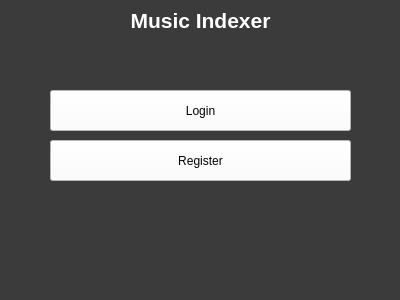
<?xml version="1.0" encoding="UTF-8"?>
<ui version="4.0">
 <class>StartWindow</class>
 <widget class="QMainWindow" name="StartWindow">
  <property name="geometry">
   <rect>
    <x>0</x>
    <y>0</y>
    <width>400</width>
    <height>300</height>
   </rect>
  </property>
  <property name="palette">
   <palette>
    <active>
     <colorrole role="WindowText">
      <brush brushstyle="SolidPattern">
       <color alpha="255">
        <red>255</red>
        <green>255</green>
        <blue>255</blue>
       </color>
      </brush>
     </colorrole>
     <colorrole role="Button">
      <brush brushstyle="SolidPattern">
       <color alpha="255">
        <red>59</red>
        <green>59</green>
        <blue>59</blue>
       </color>
      </brush>
     </colorrole>
     <colorrole role="Light">
      <brush brushstyle="SolidPattern">
       <color alpha="255">
        <red>88</red>
        <green>88</green>
        <blue>88</blue>
       </color>
      </brush>
     </colorrole>
     <colorrole role="Midlight">
      <brush brushstyle="SolidPattern">
       <color alpha="255">
        <red>73</red>
        <green>73</green>
        <blue>73</blue>
       </color>
      </brush>
     </colorrole>
     <colorrole role="Dark">
      <brush brushstyle="SolidPattern">
       <color alpha="255">
        <red>29</red>
        <green>29</green>
        <blue>29</blue>
       </color>
      </brush>
     </colorrole>
     <colorrole role="Mid">
      <brush brushstyle="SolidPattern">
       <color alpha="255">
        <red>39</red>
        <green>39</green>
        <blue>39</blue>
       </color>
      </brush>
     </colorrole>
     <colorrole role="Text">
      <brush brushstyle="SolidPattern">
       <color alpha="255">
        <red>255</red>
        <green>255</green>
        <blue>255</blue>
       </color>
      </brush>
     </colorrole>
     <colorrole role="BrightText">
      <brush brushstyle="SolidPattern">
       <color alpha="255">
        <red>255</red>
        <green>255</green>
        <blue>255</blue>
       </color>
      </brush>
     </colorrole>
     <colorrole role="ButtonText">
      <brush brushstyle="SolidPattern">
       <color alpha="255">
        <red>255</red>
        <green>255</green>
        <blue>255</blue>
       </color>
      </brush>
     </colorrole>
     <colorrole role="Base">
      <brush brushstyle="SolidPattern">
       <color alpha="255">
        <red>0</red>
        <green>0</green>
        <blue>0</blue>
       </color>
      </brush>
     </colorrole>
     <colorrole role="Window">
      <brush brushstyle="SolidPattern">
       <color alpha="255">
        <red>59</red>
        <green>59</green>
        <blue>59</blue>
       </color>
      </brush>
     </colorrole>
     <colorrole role="Shadow">
      <brush brushstyle="SolidPattern">
       <color alpha="255">
        <red>0</red>
        <green>0</green>
        <blue>0</blue>
       </color>
      </brush>
     </colorrole>
     <colorrole role="AlternateBase">
      <brush brushstyle="SolidPattern">
       <color alpha="255">
        <red>29</red>
        <green>29</green>
        <blue>29</blue>
       </color>
      </brush>
     </colorrole>
     <colorrole role="ToolTipBase">
      <brush brushstyle="SolidPattern">
       <color alpha="255">
        <red>255</red>
        <green>255</green>
        <blue>220</blue>
       </color>
      </brush>
     </colorrole>
     <colorrole role="ToolTipText">
      <brush brushstyle="SolidPattern">
       <color alpha="255">
        <red>0</red>
        <green>0</green>
        <blue>0</blue>
       </color>
      </brush>
     </colorrole>
    </active>
    <inactive>
     <colorrole role="WindowText">
      <brush brushstyle="SolidPattern">
       <color alpha="255">
        <red>255</red>
        <green>255</green>
        <blue>255</blue>
       </color>
      </brush>
     </colorrole>
     <colorrole role="Button">
      <brush brushstyle="SolidPattern">
       <color alpha="255">
        <red>59</red>
        <green>59</green>
        <blue>59</blue>
       </color>
      </brush>
     </colorrole>
     <colorrole role="Light">
      <brush brushstyle="SolidPattern">
       <color alpha="255">
        <red>88</red>
        <green>88</green>
        <blue>88</blue>
       </color>
      </brush>
     </colorrole>
     <colorrole role="Midlight">
      <brush brushstyle="SolidPattern">
       <color alpha="255">
        <red>73</red>
        <green>73</green>
        <blue>73</blue>
       </color>
      </brush>
     </colorrole>
     <colorrole role="Dark">
      <brush brushstyle="SolidPattern">
       <color alpha="255">
        <red>29</red>
        <green>29</green>
        <blue>29</blue>
       </color>
      </brush>
     </colorrole>
     <colorrole role="Mid">
      <brush brushstyle="SolidPattern">
       <color alpha="255">
        <red>39</red>
        <green>39</green>
        <blue>39</blue>
       </color>
      </brush>
     </colorrole>
     <colorrole role="Text">
      <brush brushstyle="SolidPattern">
       <color alpha="255">
        <red>255</red>
        <green>255</green>
        <blue>255</blue>
       </color>
      </brush>
     </colorrole>
     <colorrole role="BrightText">
      <brush brushstyle="SolidPattern">
       <color alpha="255">
        <red>255</red>
        <green>255</green>
        <blue>255</blue>
       </color>
      </brush>
     </colorrole>
     <colorrole role="ButtonText">
      <brush brushstyle="SolidPattern">
       <color alpha="255">
        <red>255</red>
        <green>255</green>
        <blue>255</blue>
       </color>
      </brush>
     </colorrole>
     <colorrole role="Base">
      <brush brushstyle="SolidPattern">
       <color alpha="255">
        <red>0</red>
        <green>0</green>
        <blue>0</blue>
       </color>
      </brush>
     </colorrole>
     <colorrole role="Window">
      <brush brushstyle="SolidPattern">
       <color alpha="255">
        <red>59</red>
        <green>59</green>
        <blue>59</blue>
       </color>
      </brush>
     </colorrole>
     <colorrole role="Shadow">
      <brush brushstyle="SolidPattern">
       <color alpha="255">
        <red>0</red>
        <green>0</green>
        <blue>0</blue>
       </color>
      </brush>
     </colorrole>
     <colorrole role="AlternateBase">
      <brush brushstyle="SolidPattern">
       <color alpha="255">
        <red>29</red>
        <green>29</green>
        <blue>29</blue>
       </color>
      </brush>
     </colorrole>
     <colorrole role="ToolTipBase">
      <brush brushstyle="SolidPattern">
       <color alpha="255">
        <red>255</red>
        <green>255</green>
        <blue>220</blue>
       </color>
      </brush>
     </colorrole>
     <colorrole role="ToolTipText">
      <brush brushstyle="SolidPattern">
       <color alpha="255">
        <red>0</red>
        <green>0</green>
        <blue>0</blue>
       </color>
      </brush>
     </colorrole>
    </inactive>
    <disabled>
     <colorrole role="WindowText">
      <brush brushstyle="SolidPattern">
       <color alpha="255">
        <red>29</red>
        <green>29</green>
        <blue>29</blue>
       </color>
      </brush>
     </colorrole>
     <colorrole role="Button">
      <brush brushstyle="SolidPattern">
       <color alpha="255">
        <red>59</red>
        <green>59</green>
        <blue>59</blue>
       </color>
      </brush>
     </colorrole>
     <colorrole role="Light">
      <brush brushstyle="SolidPattern">
       <color alpha="255">
        <red>88</red>
        <green>88</green>
        <blue>88</blue>
       </color>
      </brush>
     </colorrole>
     <colorrole role="Midlight">
      <brush brushstyle="SolidPattern">
       <color alpha="255">
        <red>73</red>
        <green>73</green>
        <blue>73</blue>
       </color>
      </brush>
     </colorrole>
     <colorrole role="Dark">
      <brush brushstyle="SolidPattern">
       <color alpha="255">
        <red>29</red>
        <green>29</green>
        <blue>29</blue>
       </color>
      </brush>
     </colorrole>
     <colorrole role="Mid">
      <brush brushstyle="SolidPattern">
       <color alpha="255">
        <red>39</red>
        <green>39</green>
        <blue>39</blue>
       </color>
      </brush>
     </colorrole>
     <colorrole role="Text">
      <brush brushstyle="SolidPattern">
       <color alpha="255">
        <red>29</red>
        <green>29</green>
        <blue>29</blue>
       </color>
      </brush>
     </colorrole>
     <colorrole role="BrightText">
      <brush brushstyle="SolidPattern">
       <color alpha="255">
        <red>255</red>
        <green>255</green>
        <blue>255</blue>
       </color>
      </brush>
     </colorrole>
     <colorrole role="ButtonText">
      <brush brushstyle="SolidPattern">
       <color alpha="255">
        <red>29</red>
        <green>29</green>
        <blue>29</blue>
       </color>
      </brush>
     </colorrole>
     <colorrole role="Base">
      <brush brushstyle="SolidPattern">
       <color alpha="255">
        <red>59</red>
        <green>59</green>
        <blue>59</blue>
       </color>
      </brush>
     </colorrole>
     <colorrole role="Window">
      <brush brushstyle="SolidPattern">
       <color alpha="255">
        <red>59</red>
        <green>59</green>
        <blue>59</blue>
       </color>
      </brush>
     </colorrole>
     <colorrole role="Shadow">
      <brush brushstyle="SolidPattern">
       <color alpha="255">
        <red>0</red>
        <green>0</green>
        <blue>0</blue>
       </color>
      </brush>
     </colorrole>
     <colorrole role="AlternateBase">
      <brush brushstyle="SolidPattern">
       <color alpha="255">
        <red>59</red>
        <green>59</green>
        <blue>59</blue>
       </color>
      </brush>
     </colorrole>
     <colorrole role="ToolTipBase">
      <brush brushstyle="SolidPattern">
       <color alpha="255">
        <red>255</red>
        <green>255</green>
        <blue>220</blue>
       </color>
      </brush>
     </colorrole>
     <colorrole role="ToolTipText">
      <brush brushstyle="SolidPattern">
       <color alpha="255">
        <red>0</red>
        <green>0</green>
        <blue>0</blue>
       </color>
      </brush>
     </colorrole>
    </disabled>
   </palette>
  </property>
  <property name="windowTitle">
   <string>Music Indexer</string>
  </property>
  <widget class="QWidget" name="centralwidget">
   <widget class="QLabel" name="label">
    <property name="geometry">
     <rect>
      <x>0</x>
      <y>0</y>
      <width>401</width>
      <height>41</height>
     </rect>
    </property>
    <property name="text">
     <string>&lt;html&gt;&lt;head/&gt;&lt;body&gt;&lt;p align=&quot;center&quot;&gt;&lt;span style=&quot; font-size:16pt; font-weight:600;&quot;&gt;Music Indexer&lt;/span&gt;&lt;/p&gt;&lt;/body&gt;&lt;/html&gt;</string>
    </property>
   </widget>
   <widget class="QPushButton" name="loginbutton">
    <property name="geometry">
     <rect>
      <x>50</x>
      <y>90</y>
      <width>301</width>
      <height>41</height>
     </rect>
    </property>
    <property name="palette">
     <palette>
      <active>
       <colorrole role="WindowText">
        <brush brushstyle="SolidPattern">
         <color alpha="255">
          <red>0</red>
          <green>0</green>
          <blue>0</blue>
         </color>
        </brush>
       </colorrole>
       <colorrole role="Button">
        <brush brushstyle="SolidPattern">
         <color alpha="255">
          <red>255</red>
          <green>255</green>
          <blue>255</blue>
         </color>
        </brush>
       </colorrole>
       <colorrole role="Light">
        <brush brushstyle="SolidPattern">
         <color alpha="255">
          <red>255</red>
          <green>255</green>
          <blue>255</blue>
         </color>
        </brush>
       </colorrole>
       <colorrole role="Midlight">
        <brush brushstyle="SolidPattern">
         <color alpha="255">
          <red>255</red>
          <green>255</green>
          <blue>255</blue>
         </color>
        </brush>
       </colorrole>
       <colorrole role="Dark">
        <brush brushstyle="SolidPattern">
         <color alpha="255">
          <red>127</red>
          <green>127</green>
          <blue>127</blue>
         </color>
        </brush>
       </colorrole>
       <colorrole role="Mid">
        <brush brushstyle="SolidPattern">
         <color alpha="255">
          <red>170</red>
          <green>170</green>
          <blue>170</blue>
         </color>
        </brush>
       </colorrole>
       <colorrole role="Text">
        <brush brushstyle="SolidPattern">
         <color alpha="255">
          <red>0</red>
          <green>0</green>
          <blue>0</blue>
         </color>
        </brush>
       </colorrole>
       <colorrole role="BrightText">
        <brush brushstyle="SolidPattern">
         <color alpha="255">
          <red>255</red>
          <green>255</green>
          <blue>255</blue>
         </color>
        </brush>
       </colorrole>
       <colorrole role="ButtonText">
        <brush brushstyle="SolidPattern">
         <color alpha="255">
          <red>0</red>
          <green>0</green>
          <blue>0</blue>
         </color>
        </brush>
       </colorrole>
       <colorrole role="Base">
        <brush brushstyle="SolidPattern">
         <color alpha="255">
          <red>255</red>
          <green>255</green>
          <blue>255</blue>
         </color>
        </brush>
       </colorrole>
       <colorrole role="Window">
        <brush brushstyle="SolidPattern">
         <color alpha="255">
          <red>255</red>
          <green>255</green>
          <blue>255</blue>
         </color>
        </brush>
       </colorrole>
       <colorrole role="Shadow">
        <brush brushstyle="SolidPattern">
         <color alpha="255">
          <red>0</red>
          <green>0</green>
          <blue>0</blue>
         </color>
        </brush>
       </colorrole>
       <colorrole role="AlternateBase">
        <brush brushstyle="SolidPattern">
         <color alpha="255">
          <red>255</red>
          <green>255</green>
          <blue>255</blue>
         </color>
        </brush>
       </colorrole>
       <colorrole role="ToolTipBase">
        <brush brushstyle="SolidPattern">
         <color alpha="255">
          <red>255</red>
          <green>255</green>
          <blue>220</blue>
         </color>
        </brush>
       </colorrole>
       <colorrole role="ToolTipText">
        <brush brushstyle="SolidPattern">
         <color alpha="255">
          <red>0</red>
          <green>0</green>
          <blue>0</blue>
         </color>
        </brush>
       </colorrole>
      </active>
      <inactive>
       <colorrole role="WindowText">
        <brush brushstyle="SolidPattern">
         <color alpha="255">
          <red>0</red>
          <green>0</green>
          <blue>0</blue>
         </color>
        </brush>
       </colorrole>
       <colorrole role="Button">
        <brush brushstyle="SolidPattern">
         <color alpha="255">
          <red>255</red>
          <green>255</green>
          <blue>255</blue>
         </color>
        </brush>
       </colorrole>
       <colorrole role="Light">
        <brush brushstyle="SolidPattern">
         <color alpha="255">
          <red>255</red>
          <green>255</green>
          <blue>255</blue>
         </color>
        </brush>
       </colorrole>
       <colorrole role="Midlight">
        <brush brushstyle="SolidPattern">
         <color alpha="255">
          <red>255</red>
          <green>255</green>
          <blue>255</blue>
         </color>
        </brush>
       </colorrole>
       <colorrole role="Dark">
        <brush brushstyle="SolidPattern">
         <color alpha="255">
          <red>127</red>
          <green>127</green>
          <blue>127</blue>
         </color>
        </brush>
       </colorrole>
       <colorrole role="Mid">
        <brush brushstyle="SolidPattern">
         <color alpha="255">
          <red>170</red>
          <green>170</green>
          <blue>170</blue>
         </color>
        </brush>
       </colorrole>
       <colorrole role="Text">
        <brush brushstyle="SolidPattern">
         <color alpha="255">
          <red>0</red>
          <green>0</green>
          <blue>0</blue>
         </color>
        </brush>
       </colorrole>
       <colorrole role="BrightText">
        <brush brushstyle="SolidPattern">
         <color alpha="255">
          <red>255</red>
          <green>255</green>
          <blue>255</blue>
         </color>
        </brush>
       </colorrole>
       <colorrole role="ButtonText">
        <brush brushstyle="SolidPattern">
         <color alpha="255">
          <red>0</red>
          <green>0</green>
          <blue>0</blue>
         </color>
        </brush>
       </colorrole>
       <colorrole role="Base">
        <brush brushstyle="SolidPattern">
         <color alpha="255">
          <red>255</red>
          <green>255</green>
          <blue>255</blue>
         </color>
        </brush>
       </colorrole>
       <colorrole role="Window">
        <brush brushstyle="SolidPattern">
         <color alpha="255">
          <red>255</red>
          <green>255</green>
          <blue>255</blue>
         </color>
        </brush>
       </colorrole>
       <colorrole role="Shadow">
        <brush brushstyle="SolidPattern">
         <color alpha="255">
          <red>0</red>
          <green>0</green>
          <blue>0</blue>
         </color>
        </brush>
       </colorrole>
       <colorrole role="AlternateBase">
        <brush brushstyle="SolidPattern">
         <color alpha="255">
          <red>255</red>
          <green>255</green>
          <blue>255</blue>
         </color>
        </brush>
       </colorrole>
       <colorrole role="ToolTipBase">
        <brush brushstyle="SolidPattern">
         <color alpha="255">
          <red>255</red>
          <green>255</green>
          <blue>220</blue>
         </color>
        </brush>
       </colorrole>
       <colorrole role="ToolTipText">
        <brush brushstyle="SolidPattern">
         <color alpha="255">
          <red>0</red>
          <green>0</green>
          <blue>0</blue>
         </color>
        </brush>
       </colorrole>
      </inactive>
      <disabled>
       <colorrole role="WindowText">
        <brush brushstyle="SolidPattern">
         <color alpha="255">
          <red>127</red>
          <green>127</green>
          <blue>127</blue>
         </color>
        </brush>
       </colorrole>
       <colorrole role="Button">
        <brush brushstyle="SolidPattern">
         <color alpha="255">
          <red>255</red>
          <green>255</green>
          <blue>255</blue>
         </color>
        </brush>
       </colorrole>
       <colorrole role="Light">
        <brush brushstyle="SolidPattern">
         <color alpha="255">
          <red>255</red>
          <green>255</green>
          <blue>255</blue>
         </color>
        </brush>
       </colorrole>
       <colorrole role="Midlight">
        <brush brushstyle="SolidPattern">
         <color alpha="255">
          <red>255</red>
          <green>255</green>
          <blue>255</blue>
         </color>
        </brush>
       </colorrole>
       <colorrole role="Dark">
        <brush brushstyle="SolidPattern">
         <color alpha="255">
          <red>127</red>
          <green>127</green>
          <blue>127</blue>
         </color>
        </brush>
       </colorrole>
       <colorrole role="Mid">
        <brush brushstyle="SolidPattern">
         <color alpha="255">
          <red>170</red>
          <green>170</green>
          <blue>170</blue>
         </color>
        </brush>
       </colorrole>
       <colorrole role="Text">
        <brush brushstyle="SolidPattern">
         <color alpha="255">
          <red>127</red>
          <green>127</green>
          <blue>127</blue>
         </color>
        </brush>
       </colorrole>
       <colorrole role="BrightText">
        <brush brushstyle="SolidPattern">
         <color alpha="255">
          <red>255</red>
          <green>255</green>
          <blue>255</blue>
         </color>
        </brush>
       </colorrole>
       <colorrole role="ButtonText">
        <brush brushstyle="SolidPattern">
         <color alpha="255">
          <red>127</red>
          <green>127</green>
          <blue>127</blue>
         </color>
        </brush>
       </colorrole>
       <colorrole role="Base">
        <brush brushstyle="SolidPattern">
         <color alpha="255">
          <red>255</red>
          <green>255</green>
          <blue>255</blue>
         </color>
        </brush>
       </colorrole>
       <colorrole role="Window">
        <brush brushstyle="SolidPattern">
         <color alpha="255">
          <red>255</red>
          <green>255</green>
          <blue>255</blue>
         </color>
        </brush>
       </colorrole>
       <colorrole role="Shadow">
        <brush brushstyle="SolidPattern">
         <color alpha="255">
          <red>0</red>
          <green>0</green>
          <blue>0</blue>
         </color>
        </brush>
       </colorrole>
       <colorrole role="AlternateBase">
        <brush brushstyle="SolidPattern">
         <color alpha="255">
          <red>255</red>
          <green>255</green>
          <blue>255</blue>
         </color>
        </brush>
       </colorrole>
       <colorrole role="ToolTipBase">
        <brush brushstyle="SolidPattern">
         <color alpha="255">
          <red>255</red>
          <green>255</green>
          <blue>220</blue>
         </color>
        </brush>
       </colorrole>
       <colorrole role="ToolTipText">
        <brush brushstyle="SolidPattern">
         <color alpha="255">
          <red>0</red>
          <green>0</green>
          <blue>0</blue>
         </color>
        </brush>
       </colorrole>
      </disabled>
     </palette>
    </property>
    <property name="styleSheet">
     <string notr="true">font: 14pt &quot;Verdana&quot;;</string>
    </property>
    <property name="text">
     <string>Login</string>
    </property>
   </widget>
   <widget class="QPushButton" name="registerbutton">
    <property name="geometry">
     <rect>
      <x>50</x>
      <y>140</y>
      <width>301</width>
      <height>41</height>
     </rect>
    </property>
    <property name="palette">
     <palette>
      <active>
       <colorrole role="WindowText">
        <brush brushstyle="SolidPattern">
         <color alpha="255">
          <red>0</red>
          <green>0</green>
          <blue>0</blue>
         </color>
        </brush>
       </colorrole>
       <colorrole role="Button">
        <brush brushstyle="SolidPattern">
         <color alpha="255">
          <red>255</red>
          <green>255</green>
          <blue>255</blue>
         </color>
        </brush>
       </colorrole>
       <colorrole role="Light">
        <brush brushstyle="SolidPattern">
         <color alpha="255">
          <red>255</red>
          <green>255</green>
          <blue>255</blue>
         </color>
        </brush>
       </colorrole>
       <colorrole role="Midlight">
        <brush brushstyle="SolidPattern">
         <color alpha="255">
          <red>255</red>
          <green>255</green>
          <blue>255</blue>
         </color>
        </brush>
       </colorrole>
       <colorrole role="Dark">
        <brush brushstyle="SolidPattern">
         <color alpha="255">
          <red>127</red>
          <green>127</green>
          <blue>127</blue>
         </color>
        </brush>
       </colorrole>
       <colorrole role="Mid">
        <brush brushstyle="SolidPattern">
         <color alpha="255">
          <red>170</red>
          <green>170</green>
          <blue>170</blue>
         </color>
        </brush>
       </colorrole>
       <colorrole role="Text">
        <brush brushstyle="SolidPattern">
         <color alpha="255">
          <red>0</red>
          <green>0</green>
          <blue>0</blue>
         </color>
        </brush>
       </colorrole>
       <colorrole role="BrightText">
        <brush brushstyle="SolidPattern">
         <color alpha="255">
          <red>255</red>
          <green>255</green>
          <blue>255</blue>
         </color>
        </brush>
       </colorrole>
       <colorrole role="ButtonText">
        <brush brushstyle="SolidPattern">
         <color alpha="255">
          <red>0</red>
          <green>0</green>
          <blue>0</blue>
         </color>
        </brush>
       </colorrole>
       <colorrole role="Base">
        <brush brushstyle="SolidPattern">
         <color alpha="255">
          <red>255</red>
          <green>255</green>
          <blue>255</blue>
         </color>
        </brush>
       </colorrole>
       <colorrole role="Window">
        <brush brushstyle="SolidPattern">
         <color alpha="255">
          <red>255</red>
          <green>255</green>
          <blue>255</blue>
         </color>
        </brush>
       </colorrole>
       <colorrole role="Shadow">
        <brush brushstyle="SolidPattern">
         <color alpha="255">
          <red>0</red>
          <green>0</green>
          <blue>0</blue>
         </color>
        </brush>
       </colorrole>
       <colorrole role="AlternateBase">
        <brush brushstyle="SolidPattern">
         <color alpha="255">
          <red>255</red>
          <green>255</green>
          <blue>255</blue>
         </color>
        </brush>
       </colorrole>
       <colorrole role="ToolTipBase">
        <brush brushstyle="SolidPattern">
         <color alpha="255">
          <red>255</red>
          <green>255</green>
          <blue>220</blue>
         </color>
        </brush>
       </colorrole>
       <colorrole role="ToolTipText">
        <brush brushstyle="SolidPattern">
         <color alpha="255">
          <red>0</red>
          <green>0</green>
          <blue>0</blue>
         </color>
        </brush>
       </colorrole>
      </active>
      <inactive>
       <colorrole role="WindowText">
        <brush brushstyle="SolidPattern">
         <color alpha="255">
          <red>0</red>
          <green>0</green>
          <blue>0</blue>
         </color>
        </brush>
       </colorrole>
       <colorrole role="Button">
        <brush brushstyle="SolidPattern">
         <color alpha="255">
          <red>255</red>
          <green>255</green>
          <blue>255</blue>
         </color>
        </brush>
       </colorrole>
       <colorrole role="Light">
        <brush brushstyle="SolidPattern">
         <color alpha="255">
          <red>255</red>
          <green>255</green>
          <blue>255</blue>
         </color>
        </brush>
       </colorrole>
       <colorrole role="Midlight">
        <brush brushstyle="SolidPattern">
         <color alpha="255">
          <red>255</red>
          <green>255</green>
          <blue>255</blue>
         </color>
        </brush>
       </colorrole>
       <colorrole role="Dark">
        <brush brushstyle="SolidPattern">
         <color alpha="255">
          <red>127</red>
          <green>127</green>
          <blue>127</blue>
         </color>
        </brush>
       </colorrole>
       <colorrole role="Mid">
        <brush brushstyle="SolidPattern">
         <color alpha="255">
          <red>170</red>
          <green>170</green>
          <blue>170</blue>
         </color>
        </brush>
       </colorrole>
       <colorrole role="Text">
        <brush brushstyle="SolidPattern">
         <color alpha="255">
          <red>0</red>
          <green>0</green>
          <blue>0</blue>
         </color>
        </brush>
       </colorrole>
       <colorrole role="BrightText">
        <brush brushstyle="SolidPattern">
         <color alpha="255">
          <red>255</red>
          <green>255</green>
          <blue>255</blue>
         </color>
        </brush>
       </colorrole>
       <colorrole role="ButtonText">
        <brush brushstyle="SolidPattern">
         <color alpha="255">
          <red>0</red>
          <green>0</green>
          <blue>0</blue>
         </color>
        </brush>
       </colorrole>
       <colorrole role="Base">
        <brush brushstyle="SolidPattern">
         <color alpha="255">
          <red>255</red>
          <green>255</green>
          <blue>255</blue>
         </color>
        </brush>
       </colorrole>
       <colorrole role="Window">
        <brush brushstyle="SolidPattern">
         <color alpha="255">
          <red>255</red>
          <green>255</green>
          <blue>255</blue>
         </color>
        </brush>
       </colorrole>
       <colorrole role="Shadow">
        <brush brushstyle="SolidPattern">
         <color alpha="255">
          <red>0</red>
          <green>0</green>
          <blue>0</blue>
         </color>
        </brush>
       </colorrole>
       <colorrole role="AlternateBase">
        <brush brushstyle="SolidPattern">
         <color alpha="255">
          <red>255</red>
          <green>255</green>
          <blue>255</blue>
         </color>
        </brush>
       </colorrole>
       <colorrole role="ToolTipBase">
        <brush brushstyle="SolidPattern">
         <color alpha="255">
          <red>255</red>
          <green>255</green>
          <blue>220</blue>
         </color>
        </brush>
       </colorrole>
       <colorrole role="ToolTipText">
        <brush brushstyle="SolidPattern">
         <color alpha="255">
          <red>0</red>
          <green>0</green>
          <blue>0</blue>
         </color>
        </brush>
       </colorrole>
      </inactive>
      <disabled>
       <colorrole role="WindowText">
        <brush brushstyle="SolidPattern">
         <color alpha="255">
          <red>127</red>
          <green>127</green>
          <blue>127</blue>
         </color>
        </brush>
       </colorrole>
       <colorrole role="Button">
        <brush brushstyle="SolidPattern">
         <color alpha="255">
          <red>255</red>
          <green>255</green>
          <blue>255</blue>
         </color>
        </brush>
       </colorrole>
       <colorrole role="Light">
        <brush brushstyle="SolidPattern">
         <color alpha="255">
          <red>255</red>
          <green>255</green>
          <blue>255</blue>
         </color>
        </brush>
       </colorrole>
       <colorrole role="Midlight">
        <brush brushstyle="SolidPattern">
         <color alpha="255">
          <red>255</red>
          <green>255</green>
          <blue>255</blue>
         </color>
        </brush>
       </colorrole>
       <colorrole role="Dark">
        <brush brushstyle="SolidPattern">
         <color alpha="255">
          <red>127</red>
          <green>127</green>
          <blue>127</blue>
         </color>
        </brush>
       </colorrole>
       <colorrole role="Mid">
        <brush brushstyle="SolidPattern">
         <color alpha="255">
          <red>170</red>
          <green>170</green>
          <blue>170</blue>
         </color>
        </brush>
       </colorrole>
       <colorrole role="Text">
        <brush brushstyle="SolidPattern">
         <color alpha="255">
          <red>127</red>
          <green>127</green>
          <blue>127</blue>
         </color>
        </brush>
       </colorrole>
       <colorrole role="BrightText">
        <brush brushstyle="SolidPattern">
         <color alpha="255">
          <red>255</red>
          <green>255</green>
          <blue>255</blue>
         </color>
        </brush>
       </colorrole>
       <colorrole role="ButtonText">
        <brush brushstyle="SolidPattern">
         <color alpha="255">
          <red>127</red>
          <green>127</green>
          <blue>127</blue>
         </color>
        </brush>
       </colorrole>
       <colorrole role="Base">
        <brush brushstyle="SolidPattern">
         <color alpha="255">
          <red>255</red>
          <green>255</green>
          <blue>255</blue>
         </color>
        </brush>
       </colorrole>
       <colorrole role="Window">
        <brush brushstyle="SolidPattern">
         <color alpha="255">
          <red>255</red>
          <green>255</green>
          <blue>255</blue>
         </color>
        </brush>
       </colorrole>
       <colorrole role="Shadow">
        <brush brushstyle="SolidPattern">
         <color alpha="255">
          <red>0</red>
          <green>0</green>
          <blue>0</blue>
         </color>
        </brush>
       </colorrole>
       <colorrole role="AlternateBase">
        <brush brushstyle="SolidPattern">
         <color alpha="255">
          <red>255</red>
          <green>255</green>
          <blue>255</blue>
         </color>
        </brush>
       </colorrole>
       <colorrole role="ToolTipBase">
        <brush brushstyle="SolidPattern">
         <color alpha="255">
          <red>255</red>
          <green>255</green>
          <blue>220</blue>
         </color>
        </brush>
       </colorrole>
       <colorrole role="ToolTipText">
        <brush brushstyle="SolidPattern">
         <color alpha="255">
          <red>0</red>
          <green>0</green>
          <blue>0</blue>
         </color>
        </brush>
       </colorrole>
      </disabled>
     </palette>
    </property>
    <property name="styleSheet">
     <string notr="true">font: 14pt &quot;Verdana&quot;;
</string>
    </property>
    <property name="text">
     <string>Register</string>
    </property>
   </widget>
  </widget>
 </widget>
 <resources/>
 <connections>
  <connection>
   <sender>loginbutton</sender>
   <signal>clicked()</signal>
   <receiver>StartWindow</receiver>
   <slot>login()</slot>
   <hints>
    <hint type="sourcelabel">
     <x>296</x>
     <y>112</y>
    </hint>
    <hint type="destinationlabel">
     <x>363</x>
     <y>242</y>
    </hint>
   </hints>
  </connection>
  <connection>
   <sender>registerbutton</sender>
   <signal>clicked()</signal>
   <receiver>StartWindow</receiver>
   <slot>register()</slot>
   <hints>
    <hint type="sourcelabel">
     <x>229</x>
     <y>163</y>
    </hint>
    <hint type="destinationlabel">
     <x>228</x>
     <y>231</y>
    </hint>
   </hints>
  </connection>
 </connections>
 <slots>
  <slot>login()</slot>
  <slot>register()</slot>
 </slots>
</ui>
